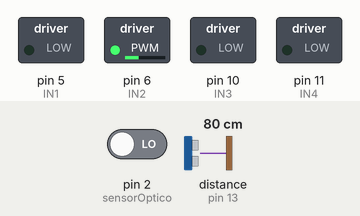
Simulated run of this sketch. Board: Arduino Uno, built with avr-gcc and run on an emulated ATmega328P. On the bench: switched loads named in the sketch (green lamp = pin HIGH). Wiring (inferred from the names in the program): ultrasonic range finder: trigger pin 12; echo pin 13. Dashed ring = blinking. The inputs (shaded band) are chosen by the test bench; at power-on: distance to the obstacle (sensor on pin 13) 80 cm, pin 2 (sensorOptico) LOW. The echo pulse lasts 58.3 µs per cm; pins used as bus, display or sensor lines are not drawn; what the sketch prints to the serial monitor is not drawn.

Above: at 1.2 s.
1.3 s: distance to the obstacle (sensor on pin 13) set to 18 cm
4.3 s: distance to the obstacle (sensor on pin 13) set to 14 cm
At 5.1 s:
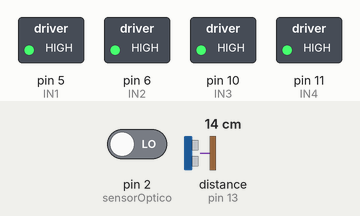
At 7.2 s:
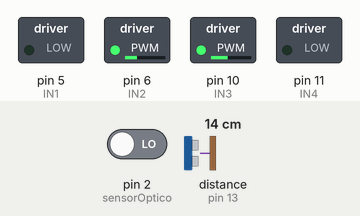
7.3 s: pin 2 (sensorOptico) driven HIGH
10.3 s: pin 2 (sensorOptico) driven LOW
At 11.4 s:
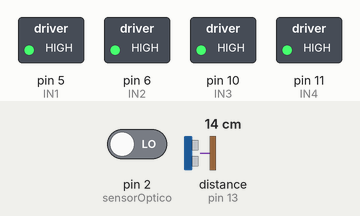
Timing chart, 0 to 13.3 s (numbered marks = the images above; inputs shaded):
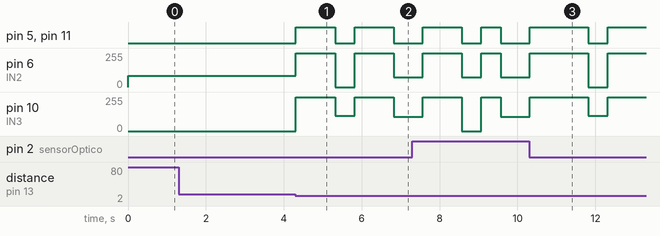

Measured:
- the behaviour switches between 16 and 15 cm on distance to the obstacle (sensor on pin 13) (found by bisection; images 0 and 1)
- after the input at 1.3 s, every drawn part: stays the same
- after the input at 4.3 s, pin 5 (IN1), pin 11 (IN4): alternates HIGH for 1.0 s and LOW for 0.50 s, starting at once; pin 6 (IN2): 85/255 → 255/255 at once, → 0/255 1.0 s later, → 255/255 0.50 s later, → 75/255 1.0 s later; pin 10 (IN3): 0/255 → 255/255 at once, → 116/255 1.0 s later, → 255/255 0.50 s later, → 106/255 1.0 s later
- after the input at 10.3 s, pin 5 (IN1), pin 11 (IN4): LOW → HIGH at once, → LOW 1.5 s later, → HIGH 0.50 s later; pin 6 (IN2): 75/255 → 255/255 at once, → 0/255 1.5 s later, → 255/255 0.50 s later; pin 10 (IN3): 106/255 → 255/255 at once, → 116/255 1.5 s later, → 255/255 0.50 s later

The sketch:

codeco.ino
```cpp
#define sensorOptico 2 //pino que informa a leitura do sensor optico
#define IN1 5 //IN1 E IN 2 SÃO DO MOTOR A
#define IN2 6
#define IN3 10//IN3 E IN 4 SÃO DO MOTOR B
#define IN4 11
#define TRIG 12
#define ECHO 13
#define LONJURA 900


//MODIFICADO


int valor = 0; //Inteiro que armazena o valor lido pelo sensor optico
int atravessou=0; //atravessou é pra saber se o carrinho cruzou a linha preta
int estado = 0;
int dist = 256000; //  iniciamos em um inteiro grande , pois a condiçao de parada é um inteiro pequeno

void setup() // FUNÇÃO QUE SERVE PARA DECLARAR OS PINOS QUE SERÃO UTILIZADOS NA FUNÇÃO (VOID LOOP)<---
{
   Serial.begin(9600); //inicializando a porta serial
   pinMode(sensorOptico, INPUT); //colocando a porta 2 como a leitura do sensor
   pinMode(IN1, OUTPUT); // primeiro pino do motor A
   pinMode(IN2, OUTPUT); // segundo pino do motor A
   pinMode(IN3, OUTPUT); // primeiro pino do motor B
   pinMode(IN4, OUTPUT); // segundo pino do motor B
   pinMode(TRIG, OUTPUT); // pulso de saida
   pinMode(ECHO, INPUT); //  pulso de entrada
}

// DECLARAÇÃO DAS FUNÇÕES UTILIZADAS NA FUNÇÃO (VOID LOOP) <---
int direita_Esquerda();
int esquerda_Direita();
void ultra();
void desvioInicio();
void esquerda_Volver();
void direita_Volver();
void siga_Em_Frente();
void da_Uma_Paradinha();
void desvioFim();


//FUNÇÃO QUE FICA EM LOOP INFINITO, AQUI É ONDE ACONTECE TODA A AÇÃO PARA O PROJETO, TODAS AS CHAMADAS DAS FUNÇÕES E ETC....S<--
void loop(){
    switch(estado){
      case 0:
          estado = direita_Esquerda(); //A variavel (estado) define as condições para o switch, com a mudança de estado, é alterado
                                       //  então o modo em que o robô precisa se mover, no caso as funções direita_Esquerda, e esquerda_Direita definem o lado
                                     //    em que o robô está.<--

          ultra(); //Função que verifica e muda a variavel (dist) que define a distância em que o robô está do obstáculo  <--

          if(dist < LONJURA){ //Se (dist) for menos que LONJURA é porque o objetivo está próximo demais  <--
            desvioInicio(0);// desvioInicio é uma função desvia do obstaculo, nesse (case) sabe-se que precisa desviar de acordo com o estado 0 (zero)<--
           }
       break;

       case 1:  //Mesma coisa da função no case (0), com a diferença que é adaptada para o case (1)<--
          estado = esquerda_Direita();
          ultra();
          if(dist < LONJURA){
            desvioInicio(1);
          }
       break;
    }
}

//Faz o tratamento para o carrinho ir da direita para a esquerda passando da parte branca do lado direito
//para a parte branca do lado esquerdo com referencial na linha preta

int direita_Esquerda(){
          analogWrite(IN2,85);       //iniciando o carro do lado do motor A, na parte branca, aí ele vai atravessar a parte preta e vai pra parte
          analogWrite(IN1,0);    // branca do lado onde ta o motor B aí ele vai começar a fazer da parte branca do lado do motor B para o lado do motor A
          analogWrite(IN3,0);
          analogWrite(IN4,0);
          valor = digitalRead(sensorOptico);//realizando a leitura no sensor optico
          if (valor == HIGH)
          {
              Serial.write("branco"); //caso o valor seja alto - cor branca
          }
          else
          {
               Serial.write("preto"); //caso o valor lido seja baixo - cor preta
               atravessou = 1; //nos garante que o carrinho atravessou a linha preta
          }
          if((atravessou == 1) && (digitalRead(sensorOptico))==HIGH){ //caso o carrinho tenha atravessado a linha preta e tenha chegado na parte branca do outro lado ele começa a fazer a transição pelo lado oposto
            atravessou = 0; //pois eu ainda vou atravessar a linha pelo outro lado
            return 1; // muda o estado
          } else {
            return 0;
          }
}

//faz o tratamento para o carrinho ir da Esquerda para a direita passando da parte branca do lado direito para a parte branca do lado esquerdo com referencial na linha preta
int esquerda_Direita(){
          analogWrite(IN2,0); //iniciando o carro do lado branco do motor B indo atravessar a linha preta
          analogWrite(IN1,0); // até chegar no lado branco do motor A
          analogWrite(IN3,90);
          analogWrite(IN4,0);
          valor = digitalRead(sensorOptico);//realizando a leitura no sensor optico
          if (valor == HIGH)
          {
              Serial.write("branco"); //caso o valor seja alto - cor branca
          }
         else
          {
               Serial.write("preto"); //caso o valor lido seja baixo - cor preta
               atravessou = 1; //checa se o carrinho cruzou a linha preta
          }
          if((atravessou == 1) && (digitalRead(sensorOptico))==HIGH){ //caso o carrinho tenha cruzado a linha preta e tenha chegado do outro lado ele começa do estado zero
            atravessou = 0; //como ele vai começar o estado ele ainda vai atravessar a linha preta,(para o próximo estado)
            return 0;
          }
          else {
            return 1;
          }

}

//faz a medição da distancia
void ultra(){
  digitalWrite(TRIG,LOW);
  delayMicroseconds(2);
  digitalWrite(TRIG,HIGH);
  delayMicroseconds(10);
  digitalWrite(TRIG,LOW);
  dist  = pulseIn(ECHO, HIGH);
}

void esquerda_Volver(){
            //Vira para a esquerda
     analogWrite(IN2,75);
     analogWrite(IN1,0);
     analogWrite(IN3,0);
     analogWrite(IN4,0);
}

void direita_Volver(){
            //Vira para a direita
     analogWrite(IN2,0);
     analogWrite(IN1,0);
     analogWrite(IN3,116);
     analogWrite(IN4,0);
}

void siga_Em_Frente(){
    analogWrite(IN2,75);
    analogWrite(IN1,0);
    analogWrite(IN3,106);
    analogWrite(IN4,0);
}
void da_Uma_Paradinha(){
    analogWrite(IN2,255);
    analogWrite(IN1,255);
    analogWrite(IN3,255);
    analogWrite(IN4,255);
}


//desvio de obstaculo
void desvioInicio(int k){
    da_Uma_Paradinha();
    Serial.println("desvioInicio");
    delay(1000);
    direita_Volver();
    Serial.println("direita_Volver");
    delay(500);
    da_Uma_Paradinha();
    delay(1000);
    siga_Em_Frente();
    Serial.println("siga_Em_Frente");
    delay(750);
    da_Uma_Paradinha();
    Serial.println("da_Uma_Paradinha");
    delay(1000);
    esquerda_Volver();
    delay(500);
    Serial.println("esquerda_Volver");
    da_Uma_Paradinha();
    delay(500);
    while(digitalRead(sensorOptico) == HIGH){
    siga_Em_Frente();
    Serial.println("siga_Em_Frente");
    }
    da_Uma_Paradinha();
    delay(500);
  //ultra();
 // if(dist < LONJURA){
 //   desvioInicio(k);
 // }else{
//    desvioFim(k);
//  }
}

/*void desvioFim(int k){
  siga_Em_Frente();
  da_Uma_Paradinha();
  esquerda_Volver();
  da_Uma_Paradinha();
  ultra();
  if(dist < LONJURA){
    direita_Volver();
    da_Uma_Paradinha();
    desvioFim(k);
  }else{
    siga_Em_Frente();*/
   // while(digitalRead(sensorOptico) != LOW);
    //atravessou = 1;
  //}


//}

// analogWrite --> imprimir um sinal pseudo-analogico (nem digital nem analogico)-- PWM-- 0 a 255
// digitalWrite --> imprimir sinal HIGH=(Ligado) ou LOW=(Desliga)
```

2chamada2017.1.c
```cpp
//===Declaração de bibliotecas=========
#include <stdio.h>
#include <stdlib.h>

//===Delraração de estuturas===========
typedef struct tipoElemento{ //Tipo da estrutura que amazenara a ascoodenadas e o valor do elemento da matriz
	int x; //coodenada x do valor da matriz
	int y; //coodenada y do valor da matriz
	float valor;//valor que tera
}tipoElemento;
//==========Fim  da declaração de estuturas====
//==========Prototico das funções auxiliares===
int *ler()
{
	int *p, x;
		printf("oi1\n");

	scanf("%d", &x);
			p = &x;

		printf("oi2\n");

	//printf("p=%d\n",p);
	return p;
}
//========Fim Prototico das funções auxiliare==
//==========Função Principal do progama======
int main()
{
	int *pointer;
	tipoElemento e;
	pointer=ler();
	printf("*p=%d\n",*pointer);
	//scanf("%d %d %f",&elemento.x,&elemento.y,&elemento.valor);
	//printf("%d %d %f",elemento.x,elemento.y,elemento.valor);
	return 0;
}
//==========Fim da função main================
```

esparsa_vfinal.c
```cpp
#include <stdio.h>
#include <stdlib.h>

typedef struct ElementoEsparsa
{
	int x;
	int y;
	float valor;
}ElementoEsparsa;

void criacao(ElementoEsparsa **Elemeno,int *tamanho);
void imprime(ElementoEsparsa **Elemeno,int *tamanho);
void grava(ElementoEsparsa **Elemeno,int *tamanho);
void ler(ElementoEsparsa **Elemeno,int *tamanho);

int main()
{
	ElementoEsparsa *Elemeno=NULL;
	int tamanho;

	criacao(&Elemeno,&tamanho);

	imprime(&Elemeno,&tamanho);

	grava(&Elemeno,&tamanho);

	free(Elemeno);

	ElementoEsparsa *Elemeno2=NULL;

	ler(&Elemeno2,&tamanho);

	imprime(&Elemeno2,&tamanho);

	free(Elemeno2);
	return 0;
}
void imprime(ElementoEsparsa **Elemeno,int *tamanho)
{
	int tam,i,j;

	for(tam=0,i=0;i<(*tamanho);i++)
	{
		if(Elemeno[0][i].x>tam)
		{
			tam=Elemeno[0][i].x;
		}
		if(Elemeno[0][i].y>tam)
		{
			tam=Elemeno[0][i].y;
		}
	}

	//printf("tam=%d\n",tam);
	tam++;

	float **matriz;

	matriz=(float**)malloc(sizeof(float*)*tam);
	for(i=0;i<tam;i++)
	{
		matriz[i]=(float*)calloc(tam,sizeof(float));
	}
	for(i=0;i<(*tamanho);i++)
	{
		matriz[Elemeno[0][i].x][Elemeno[0][i].y]=Elemeno[0][i].valor;
	}
	for(i=0;i<tam;i++)
	{
		for(j=0;j<tam;j++)
		{
			printf("%.0f ",matriz[i][j]);
		}
		printf("\n");
	}
	//printf("\n\n\n");
	free(matriz);

}
void criacao(ElementoEsparsa **Elemeno,int *tamanho)
{
	//printf("Quantos Elemenos tera a matriz espaça\n");
	scanf("%d",tamanho);
	Elemeno[0]=(ElementoEsparsa*)malloc((sizeof(ElementoEsparsa))*(*tamanho));
	int i;
	for (i = 0; i < (*tamanho); ++i)
	{
		scanf("%d",&(Elemeno[0][i].x));
		//printf("%d\n",(Elemeno[0][i].x));
		scanf("%d",&(Elemeno[0][i].y));
		//printf("%d\n",(Elemeno[0][i].y));
		scanf("%f",&(Elemeno[0][i].valor));
		//printf("%.2f\n",(Elemeno[0][i].valor));
	}
}
void grava(ElementoEsparsa **Elemeno,int *tamanho)
{

	FILE *arq;
	arq=fopen("matriz.bin","wb");
	fwrite(Elemeno[0],sizeof(ElementoEsparsa),*tamanho,arq);
	printf("gravado\n");


	fclose(arq);
}
void ler(ElementoEsparsa **Elemeno,int *tamanho)
{
	FILE *arq;
	arq = fopen("matriz.bin","rb");

	Elemeno[0]=(ElementoEsparsa*)malloc(sizeof(ElementoEsparsa)*(*tamanho));

	fread(&Elemeno[0][0],sizeof(ElementoEsparsa),*tamanho,arq);

	printf("lido\n");

	fclose(arq);
}
```
